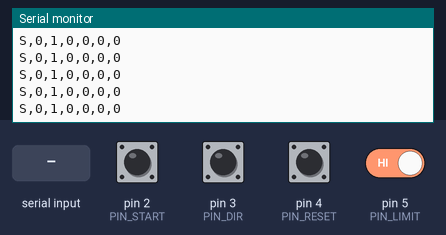
A sketch run on a simulated Arduino Uno, built with avr-gcc and run on an emulated ATmega328P. Shown: the last lines printed to the serial monitor. Inputs (shaded band) come from the test bench; at power-on: pin 2 (PIN_START), pin 3 (PIN_DIR), pin 4 (PIN_RESET), pin 5 (PIN_LIMIT) HIGH.

Above: at 1.2 s.
1.3 s: pin 2 (PIN_START) pulled LOW for 0.15 s
At 1.32 s:
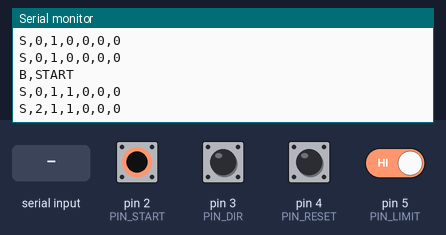
2.9 s: pin 3 (PIN_DIR) pulled LOW for 0.15 s
6.0 s: pin 4 (PIN_RESET) pulled LOW for 0.15 s
7.6 s: pin 5 (PIN_LIMIT) driven LOW
At 7.67 s:
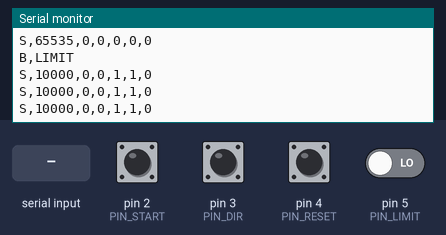
9.1 s: "START\n" received over Serial
At 9.17 s:
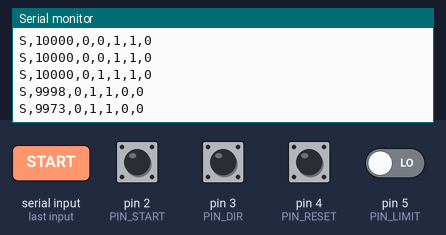
10.6 s: byte 13 ('\r') received over Serial
Timing chart, 0 to 13.1 s (numbered marks = the images above; inputs shaded):
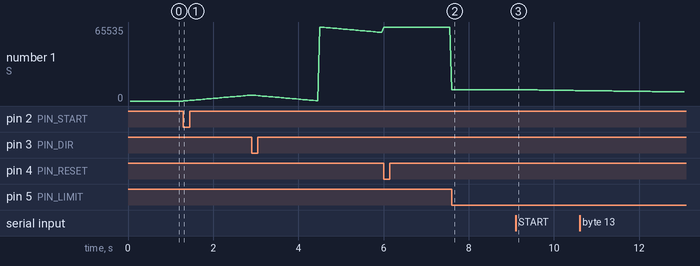

Measured:
- after the input at 1.3 s, the serial monitor: prints a new line at once (image 1)
- after the input at 7.6 s, the serial monitor: prints a new line at once (image 2)
- after the input at 9.1 s, the serial monitor: prints a new line at once (image 3)
- plotted number 1: 0 → 5085 after the input at 1.3 s, 65535 → 10000 after the input at 7.6 s, 10000 → 9273 after the input at 9.1 s

The sketch:

contador16.ino
```cpp
// Contador UP/DOWN de 16 bits - Arduino Uno
// EEL280 - Experimento 5 (versao sem flip-flops, autorizada pelo professor)
//
// O Arduino guarda e atualiza a contagem (uint16_t) com o Timer1 em hardware.
// O Python (PyQt6) apenas supervisiona: envia comandos e exibe o estado recebido.
//
// Botoes (INPUT_PULLUP -> ATIVOS EM NIVEL 0; um lado no pino, outro no GND):
//   D2 = START/PAUSE    D3 = UP/DOWN    D4 = RESET    D5 = LIMITE 10.000
//
// Protocolo serial 115200 baud (ver contador/comm/protocol.py):
//   PC -> Arduino: START PAUSE RESET UP DOWN LIM1 LIM0 PING STATUS
//   Arduino -> PC: H,CONTADOR16,1 | PONG | S,valor,up,estado,limite,det,ndet
//                  B,botao | C,periodo_us | ERR,texto
//
// LCD 16x2 e opcional: mude USE_LCD para 1 (pinos RS=12 E=11 D4=10 D5=9 D6=8 D7=7).

#include <Arduino.h>
#include <string.h>

#define USE_LCD 0
#if USE_LCD
#include <LiquidCrystal.h>
LiquidCrystal lcd(12, 11, 10, 9, 8, 7);
#endif

// ---------- Pinos ----------
const uint8_t PIN_START = 2;
const uint8_t PIN_DIR   = 3;
const uint8_t PIN_RESET = 4;
const uint8_t PIN_LIMIT = 5;

// ---------- Temporizacao (Timer1, CTC, prescaler 1, 16 MHz) ----------
// Faixa completa: 65.536 estados / 20 s = 3276,8 Hz -> 16e6/3276,8 = 4882,8 ciclos
//   arredondado para 4883 ciclos por passo -> OCR1A = 4882 -> 3276,67 Hz
//   ciclo completo = 65536 * 4883 / 16e6 = 20,0008 s (erro +0,004 %)
// Faixa 0..10000: 10.001 estados / 20 s = 500,05 Hz -> 16e6/500,05 = 31996,8 ciclos
//   arredondado para 31997 ciclos por passo -> OCR1A = 31996 -> 500,047 Hz
//   ciclo completo = 10001 * 31997 / 16e6 = 20,0001 s (erro +0,0006 %)
const uint16_t OCR_FULL  = 4882;
const uint16_t OCR_LIMIT = 31996;
const uint16_t LIMITE    = 10000;
const uint32_t BAUD      = 115200;

enum : uint8_t { ST_STOPPED = 0, ST_RUNNING = 1, ST_PAUSED = 2 };

// ---------- Estado (compartilhado com a ISR) ----------
volatile uint16_t count = 0;
volatile uint16_t detections = 0;      // vezes que 10.000 foi atingido desde o RESET
volatile uint8_t  state = ST_STOPPED;
volatile bool up = true;
volatile bool limitOn = false;
volatile bool wrapped = false;
volatile bool periodValid = false;
volatile uint32_t lastWrap = 0;
volatile uint32_t periodUs = 0;

ISR(TIMER1_COMPA_vect) {
  if (state != ST_RUNNING) return;
  bool wrap = false;
  if (up) {
    if (limitOn) {
      if (count >= LIMITE) { count = 0; wrap = true; } else count++;
    } else {
      if (count == 0xFFFF) wrap = true;
      count++;                                   // 65535 + 1 volta a 0 (uint16_t)
    }
  } else {
    if (count == 0) {
      wrap = true;
      count = limitOn ? LIMITE : 0xFFFF;
    } else count--;
  }
  if (count == LIMITE) detections++;             // deteccao do valor 10.000
  if (wrap) {
    uint32_t t = micros();
    periodUs = periodValid ? (t - lastWrap) : 0;
    lastWrap = t;
    periodValid = true;
    wrapped = true;
  }
}

uint16_t initialValue() {
  return up ? 0 : (limitOn ? LIMITE : 0xFFFF);
}

void setTimer() {
  noInterrupts();
  TCCR1A = 0;
  TCCR1B = _BV(WGM12) | _BV(CS10);               // CTC, prescaler 1
  OCR1A  = limitOn ? OCR_LIMIT : OCR_FULL;
  TCNT1  = 0;
  TIMSK1 = _BV(OCIE1A);
  interrupts();
}

// ---------- Acoes (usadas pelos botoes e pelos comandos seriais) ----------
void doStart()  { state = ST_RUNNING; periodValid = false; }
void doPause()  { if (state == ST_RUNNING) { state = ST_PAUSED; periodValid = false; } }
void doReset()  {
  noInterrupts();
  state = ST_STOPPED;
  count = initialValue();
  detections = 0;
  periodValid = false;
  interrupts();
}
void doSetDir(bool u) { up = u; periodValid = false; }
void doSetLimit(bool on) {
  noInterrupts();
  limitOn = on;
  if (on && count > LIMITE) count = initialValue();
  periodValid = false;
  interrupts();
  setTimer();                                    // troca a frequencia do clock
}

void sendState() {
  uint16_t c, d; uint8_t s; bool u, l;
  noInterrupts(); c = count; d = detections; s = state; u = up; l = limitOn; interrupts();
  Serial.print(F("S,"));  Serial.print(c);
  Serial.print(',');      Serial.print(u ? 1 : 0);
  Serial.print(',');      Serial.print(s);
  Serial.print(',');      Serial.print(l ? 1 : 0);
  Serial.print(',');      Serial.print(c == LIMITE ? 1 : 0);
  Serial.print(',');      Serial.println(d);
}

// ---------- Botoes com debounce ----------
struct Btn { uint8_t pin; bool last; uint32_t t; };
Btn bStart = {PIN_START, HIGH, 0};
Btn bDir   = {PIN_DIR,   HIGH, 0};
Btn bReset = {PIN_RESET, HIGH, 0};
Btn bLimit = {PIN_LIMIT, HIGH, 0};

bool pressed(Btn &b) {
  bool r = digitalRead(b.pin);
  if (r != b.last && millis() - b.t > 30) {
    b.t = millis();
    b.last = r;
    if (r == LOW) return true;                   // borda de descida = pressionou
  }
  return false;
}

// ---------- Comandos seriais ----------
void handleCommand(const char *c) {
  if      (!strcmp(c, "START"))  { doStart(); }
  else if (!strcmp(c, "PAUSE"))  { doPause(); }
  else if (!strcmp(c, "RESET"))  { doReset(); }
  else if (!strcmp(c, "UP"))     { doSetDir(true); }
  else if (!strcmp(c, "DOWN"))   { doSetDir(false); }
  else if (!strcmp(c, "LIM1"))   { doSetLimit(true); }
  else if (!strcmp(c, "LIM0"))   { doSetLimit(false); }
  else if (!strcmp(c, "STATUS")) { /* apenas responde abaixo */ }
  else if (!strcmp(c, "PING"))   { Serial.println(F("PONG")); return; }
  else { Serial.print(F("ERR,")); Serial.println(c); return; }
  sendState();
}

void readSerial() {
  static char buf[16];
  static uint8_t n = 0;
  while (Serial.available()) {
    char ch = Serial.read();
    if (ch == '\r') continue;
    if (ch == '\n') {
      buf[n] = 0;
      if (n > 0) handleCommand(buf);
      n = 0;
    } else if (n < sizeof(buf) - 1) {
      buf[n++] = ch;
    } else {
      n = 0;                                     // linha longa demais: descarta
    }
  }
}

#if USE_LCD
void showLcd(uint16_t v) {
  char l0[17], l1[17];
  snprintf(l0, sizeof(l0), "%5u %04X  %c%c%c", v, v,
           up ? 'U' : 'D', state == ST_RUNNING ? '>' : 'P', limitOn ? 'L' : ' ');
  for (int i = 15; i >= 0; i--) l1[15 - i] = ((v >> i) & 1) ? '1' : '0';
  l1[16] = 0;
  lcd.setCursor(0, 0); lcd.print(l0);
  lcd.setCursor(0, 1); lcd.print(l1);
}
#endif

void setup() {
  pinMode(PIN_START, INPUT_PULLUP);
  pinMode(PIN_DIR,   INPUT_PULLUP);
  pinMode(PIN_RESET, INPUT_PULLUP);
  pinMode(PIN_LIMIT, INPUT_PULLUP);
#if USE_LCD
  lcd.begin(16, 2);
#endif
  Serial.begin(BAUD);
  Serial.println(F("H,CONTADOR16,1"));
  setTimer();
}

uint32_t tTx = 0, tLcd = 0;

void loop() {
  readSerial();

  if (pressed(bStart)) {                         // START/PAUSE
    if (state == ST_RUNNING) doPause(); else doStart();
    Serial.println(F("B,START")); sendState();
  }
  if (pressed(bDir)) {                           // UP/DOWN
    doSetDir(!up);
    Serial.println(F("B,DIR")); sendState();
  }
  if (pressed(bReset)) {                         // RESET
    doReset();
    Serial.println(F("B,RESET")); sendState();
  }
  if (pressed(bLimit)) {                         // LIMITE 10.000
    doSetLimit(!limitOn);
    Serial.println(F("B,LIMIT")); sendState();
  }

  if (wrapped) {                                 // fim de ciclo (periodo medido)
    uint32_t p;
    noInterrupts(); wrapped = false; p = periodUs; interrupts();
    Serial.print(F("C,")); Serial.println(p);
  }

  uint32_t now = millis();
  if (now - tTx >= 50) {                         // estado a 20 Hz
    tTx = now;
    sendState();
  }
#if USE_LCD
  if (now - tLcd >= 100) {
    tLcd = now;
    uint16_t v; noInterrupts(); v = count; interrupts();
    showLcd(v);
  }
#endif
}
```
